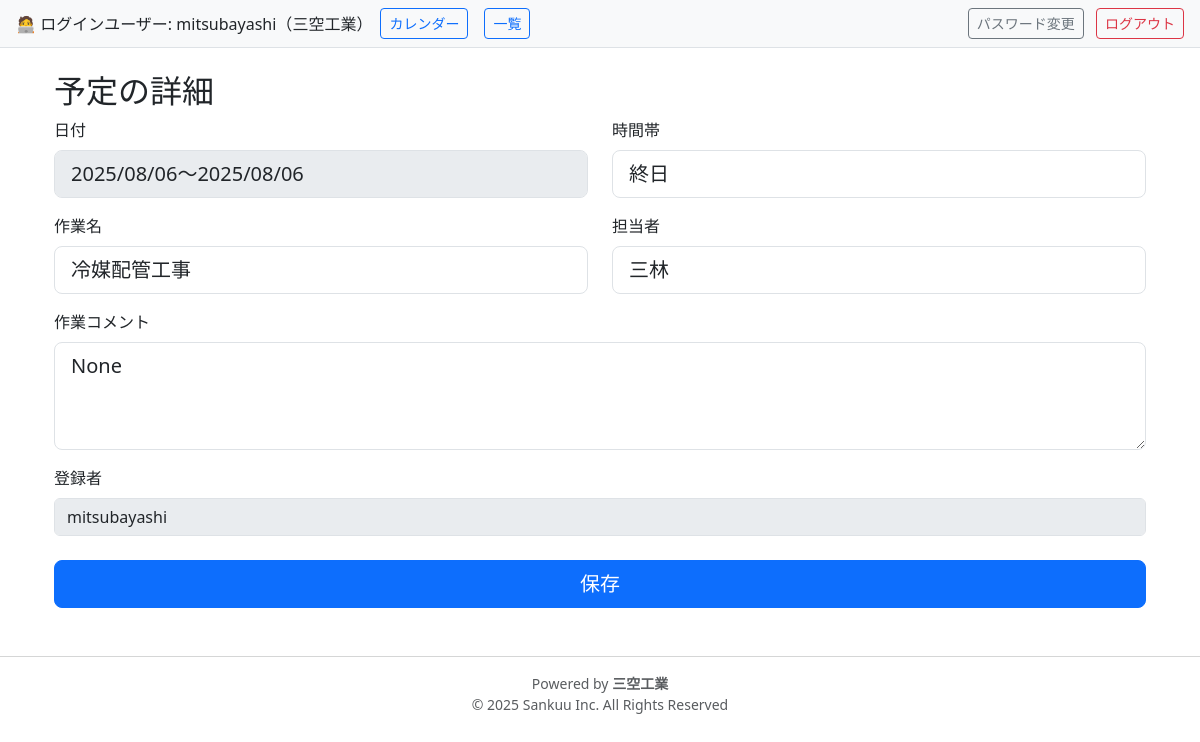
Screenshot of /schedules/3 (signed in) with the database file from the repository.
### kouteihyo_app/models.py (models this page shows)
class User(db.Model, UserMixin):
    __tablename__ = 'users'
    id            = db.Column(db.Integer, primary_key=True)
    company_id    = db.Column(db.Integer, db.ForeignKey('companies.id'), nullable=False)
    display_name  = db.Column(db.String(100), nullable=False)
    email         = db.Column(db.String(120), unique=True, nullable=False)
    username      = db.Column(db.String(64), unique=True, nullable=False)   # ←追加済み！
    password_hash = db.Column(db.String(128), nullable=False)
    role          = db.Column(db.String(20), nullable=False)  # 'admin' or 'company'
    must_change_password = db.Column(db.Boolean, nullable=False, default=True)  # ←これを追加！！
    created_schedules = db.relationship(
        'Schedule',
        foreign_keys='Schedule.created_by',
        backref='creator',
        lazy=True
    )
    site_notes = db.relationship('SiteNote', backref='creator', lazy=True)
    date_notes = db.relationship('DateNote', backref='creator', lazy=True)

class Company(db.Model):
    __tablename__ = 'companies'
    id   = db.Column(db.Integer, primary_key=True)
    name = db.Column(db.String(100), unique=True, nullable=False)
    users     = db.relationship('User',     backref='company',  lazy=True)
    schedules = db.relationship('Schedule', backref='company', lazy=True)

class Schedule(db.Model):
    __tablename__ = 'schedules'
    id               = db.Column(db.Integer, primary_key=True)
    site_name        = db.Column(db.String(255), nullable=False)
    date             = db.Column(db.Date, nullable=False)
    end_date         = db.Column(db.Date, nullable=True)
    time_slot        = db.Column(db.String(10), nullable=False)
    task_name        = db.Column(db.String(100), nullable=False)
    person_in_charge = db.Column(db.String(100))
    comment          = db.Column(db.Text)
    client_person    = db.Column(db.String(100))
    client_comment   = db.Column(db.String(255))
    company_id = db.Column(db.Integer, db.ForeignKey('companies.id'), nullable=False)
    created_by = db.Column(db.Integer, db.ForeignKey('users.id'), nullable=False)
    updated_by = db.Column(db.Integer, db.ForeignKey('users.id'), nullable=True)

### kouteihyo_app/routes.py (the view, shortened to what this page needs)
@bp.route('/schedules/<int:id>', methods=['GET','POST'])
@login_required
def schedule_detail(id):
    schedule = Schedule.query.get_or_404(id)
    return render_template('schedule/detail.html', schedule=schedule)

### kouteihyo_app/routes.py (called while the page is built)
@bp.before_request
def enforce_password_change():
    if current_user.is_authenticated:
        user_fresh = User.query.filter_by(id=current_user.id).first()
        if user_fresh and getattr(user_fresh, "must_change_password", False):
            allowed_endpoints = ['main.force_password_change', 'main.logout', 'static']
            if request.endpoint not in allowed_endpoints:
                return redirect(url_for('main.force_password_change'))

### templates/schedule/detail.html (shortened to what this page needs)
{% extends 'base.html' %}
{% block content %}
<div class="container-fluid mt-4">
  <h2>予定の詳細</h2>
  <form method="POST">
    <div class="row">
      <div class="col-12 col-md-6 mb-3">
        <label class="form-label">日付</label>
        <input type="text"
               class="form-control form-control-lg"
               disabled
               value="{% if schedule.end_date %}{{ schedule.date.strftime('%Y/%m/%d') }}～{{ schedule.end_date.strftime('%Y/%m/%d') }}{% else %}{{ schedule.date.strftime('%Y/%m/%d') }}{% endif %}">
      </div>
      <div class="col-12 col-md-6 mb-3">
        <label class="form-label">時間帯</label>
        <select name="time_slot"
                class="form-control form-control-lg"
                {% if current_user.id != schedule.company_id and current_user.company_name != '菱輝金型工業' %}disabled{% endif %}>
          {% for slot in ['午前','午後','終日','夜'] %}
            <option value="{{ slot }}" {% if schedule.time_slot == slot %}selected{% endif %}>
              {{ slot }}
            </option>
          {% endfor %}
        </select>
      </div>
    </div>
    <div class="row">
      <div class="col-12 col-md-6 mb-3">
        <label class="form-label">作業名</label>
        <input type="text"
               name="task_name"
               class="form-control form-control-lg"
               value="{{ schedule.task_name }}"
               {% if current_user.id != schedule.company_id and current_user.company_name != '菱輝金型工業' %}disabled{% endif %}>
      </div>
      <div class="col-12 col-md-6 mb-3">
        <label class="form-label">担当者</label>
        <input type="text"
               name="person_in_charge"
               class="form-control form-control-lg"
               value="{{ schedule.person_in_charge }}"
               {% if current_user.id != schedule.company_id and current_user.company_name != '菱輝金型工業' %}disabled{% endif %}>
      </div>
    </div>
    <div class="mb-3">
      <label class="form-label">作業コメント</label>
      <textarea name="comment"
                class="form-control form-control-lg"
                rows="3"
                {% if current_user.id != schedule.company_id and current_user.company_name != '菱輝金型工業' %}disabled{% endif %}>{{ schedule.comment }}</textarea>
    </div>
    <div class="mb-3">
      <label class="form-label">登録者</label>
      <input type="text"
             class="form-control"
             disabled
             value="{{ schedule.creator.display_name }}">
    </div>
    <div class="text-center mt-4">
      {% if current_user.id == schedule.company_id or current_user.company_name == '菱輝金型工業' %}
        <button type="submit" class="btn btn-primary btn-lg w-100">保存</button>
      {% endif %}
    </div>
  </form>
</div>
{% endblock %}

### templates/base.html (shortened to what this page needs)
<!DOCTYPE html>
<html lang="ja">
<head>
  <link href="https://cdn.jsdelivr.net/npm/bootstrap@5.3.1/dist/css/bootstrap.min.css" rel="stylesheet" />
  <link href="https://cdn.jsdelivr.net/npm/fullcalendar@6.1.8/main.min.css" rel="stylesheet" />
</head>
<body>
  {% if current_user.is_authenticated %}
    <div class="d-flex justify-content-between align-items-center px-3 py-2 bg-light border-bottom">
      <div class="d-flex align-items-center">
        🧑‍💻 ログインユーザー: {{ current_user.display_name }}（{{ current_user.company.name }}）
        <a href="{{ url_for('main.schedule_calendar') }}" class="btn btn-outline-primary btn-sm mx-2">カレンダー</a>
        <a href="{{ url_for('main.schedule_list') }}" class="btn btn-outline-primary btn-sm mx-2">一覧</a>
      </div>
      <div>
        <a href="{{ url_for('main.password_change') }}" class="btn btn-outline-secondary btn-sm mx-2">パスワード変更</a>
        <a href="{{ url_for('main.logout') }}" class="btn btn-outline-danger btn-sm">ログアウト</a>
      </div>
    </div>
  {% endif %}
  <div class="container mt-3">
    {% block content %}{% endblock %}
  </div>
  <footer class="text-center mt-5 mb-3 text-muted small">
    <hr />
    <div>Powered by <strong>三空工業</strong></div>
    <div>© 2025 Sankuu Inc. All Rights Reserved</div>
  </footer>
</body>
</html>

### rows the page displays
User: display_name "mitsubayashi", comment "None", creator.display_name "mitsubayashi"
Company: company.name "三空工業"
Schedule: end_date+date "2025/08/06～2025/08/06", time_slot "終日", task_name "冷媒配管工事", person_in_charge "三林"
